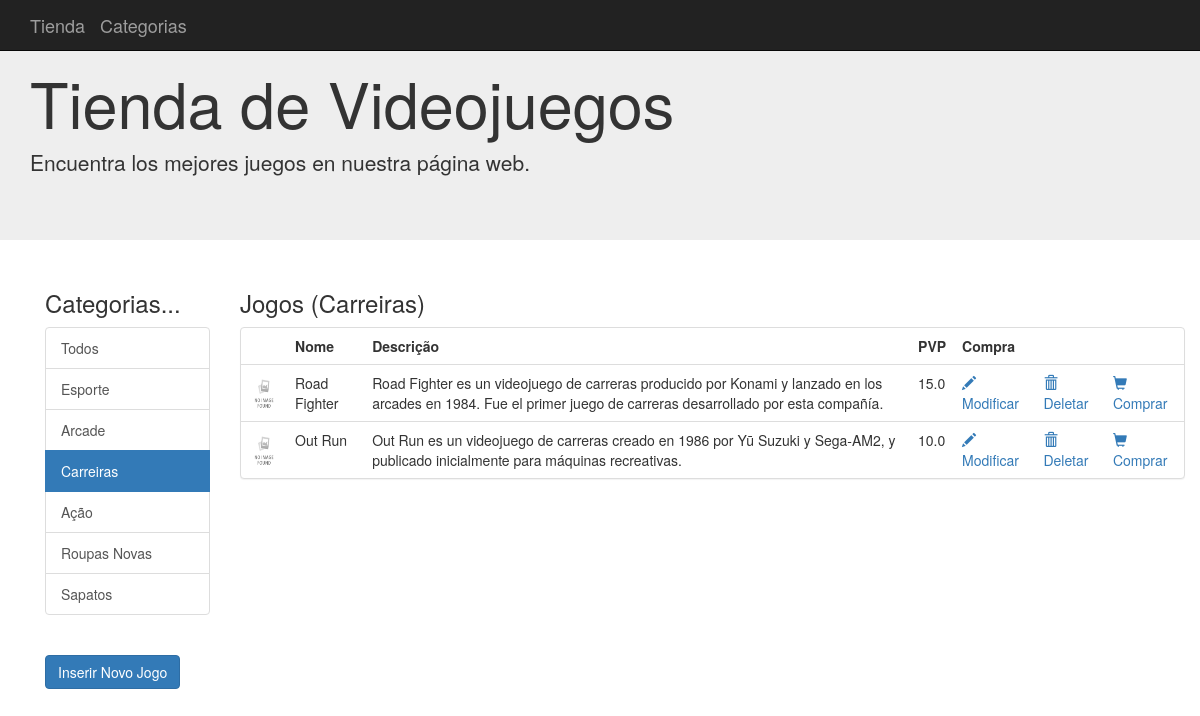
Screenshot of /categoria/3 with the database file from the repository.
### aplicacao/model.py (models this page shows, shortened)
class Categorias(db.Model):
    __tablename__ = 'categorias'
    id = Column(Integer, primary_key=True)
    nome = Column(String(100))
    artigos = relationship("Artigos", backref="Categorias", lazy='dynamic')

class Artigos(db.Model):
    __tablename__ = 'artigos'
    id = Column(Integer, primary_key=True)
    nome = Column(String(100), nullable=False)
    preco = Column(Float, default=0)
    iva = Column(Integer, default=21)
    descricao = Column(String(255))
    image = Column(String(255))
    stock = Column(Integer, default=0)
    CategoriaId = Column(Integer, ForeignKey('categorias.id'), nullable=False)
    categoria = relationship("Categorias", backref="Artigos")

### aplicacao/app.py (the view)
@app.route('/')
@app.route('/categoria/<id>')
def index(id = '0'):
    categoria = Categorias.query.get(id)
    if id == '0':
        artigos = Artigos.query.all()
    else:
        artigos = Artigos.query.filter_by(CategoriaId=id)
    categorias = Categorias.query.all()
    return render_template("index.html", artigos=artigos, categorias=categorias, categoria=categoria)

### aplicacao/templates/index.html (shortened to what this page needs)
    {% extends "base.html" %}
    {% block conteudo  %}
    <div class="container">
      <div class="row">
      <div class="col-md-2">
        <h3>Categorias...</h3>
        <div class="list-group">
          {% for cat in categorias %}
          {% if categoria.nome==cat.nome %}
            <a class="list-group-item active" href='{{url_for("index",id=cat.id)}}'>{{cat.nome}}</a>
          {% else %}
            <a class="list-group-item" href='{{url_for("index", id=cat.id)}}'>{{cat.nome}}</a>
          {% endif%}
          {% endfor %}
        </div>
        <br/>
        <a class="btn btn-primary" href="{{url_for('artigos_new')}}" role="button">Inserir Novo Jogo</a>
        <br/>
      </div>
     <div class="col-md-10">
        <h3>Jogos ({{categoria.nome}})</h3>
        <div class="panel panel-default">
            <table class="table table-hover">
                <tr>
                    <th></th>
                    <th>Nome</th>
                    <th>Descrição</th>
                    <th>PVP</th>
                    <th>Compra</th>
                </tr>
                {% for art in artigos %}
                <tr>
                    {% if art.image %}
                        <td><img style="width:40px; height:50px;" src="{{url_for('static', filename='img/')}}{{art.image}}"/></td>
                    {% else %}
                        <td><img style="width:30px; height:40px;" src="{{url_for('static',filename='img/not-found.jpg')}}"/>
                    {% endif %}
                    <td>{{ art.nome }}</td>
                    <td>{{art.descricao}}</td>
                    <td>{{art.preco}}</td>
                    <td><a href="{{url_for('artigos_edit',id=art.id)}}"><span class="glyphicon glyphicon-pencil"></span> Modificar</a></td>
                    <td><a href="{{url_for('artigos_delete',id=art.id)}}"><span class="glyphicon glyphicon-trash"></span> Deletar</a></td>
                    <td><a href="#"><span class="glyphicon glyphicon-shopping-cart" ></span> Comprar</a></td>
                </tr>
                {% endfor %}
            </table>
        </div>
     </div>
      </div>
    </div>
    {% endblock %}

### rows the page displays
Categorias: nome "Todos"
Categorias: nome "Esporte"
Categorias: nome "Arcade"
Categorias: nome "Carreiras"
Categorias: nome "Ação"
Categorias: nome "Roupas Novas"
Categorias: nome "Sapatos"
Artigos: nome "Road Fighter", descricao "Road Fighter es un videojuego de carreras producido por Konami y lanzado en los arcades en 1984. Fue el primer juego de carreras desarrollado por esta compañía.", preco "15.0"
Artigos: nome "Out Run", descricao "Out Run es un videojuego de carreras creado en 1986 por Yū Suzuki y Sega-AM2, y publicado inicialmente para máquinas recreativas.", preco "10.0"
